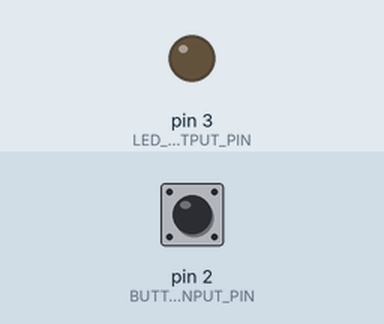
This sketch was run on a simulated Arduino Uno, built with avr-gcc and run on an emulated ATmega328P. Shown: output pins drawn as LEDs (lit = HIGH). The test bench sets the inputs (shaded band); at power-on: pin 2 (BUTTON_INPUT_PIN) LOW.

Above: at 1.2 s.
1.3 s: pin 2 (BUTTON_INPUT_PIN) pulled HIGH for 0.15 s
At 1.44 s:
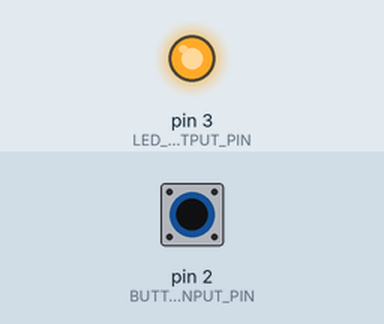
3.0 s: pin 2 (BUTTON_INPUT_PIN) pulled HIGH for 3.2 s
At 6.8 s:
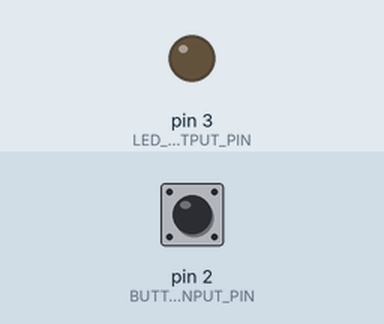
Timing chart, 0 to 8.3 s (numbered marks = the images above; inputs shaded):
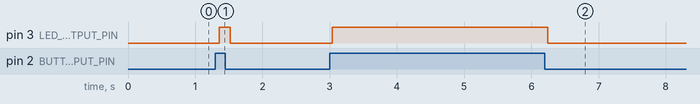

The sketch:

L3_debouncing.ino
```cpp
const int BUTTON_INPUT_PIN = 2;
const int LED_OUTPUT_PIN = 3;
const int DEBOUNCE_WINDOW = 40; // in milliseconds

int _savedButtonVal = LOW; //starts low because using pull-down resistor

void setup() {
  pinMode(BUTTON_INPUT_PIN, INPUT);
  pinMode(LED_OUTPUT_PIN, OUTPUT);
}

void loop() {

  // Read the button value. We assume a pull-down resistor button configuration so
  // the button will be HIGH when pressed and LOW when not pressed
  int buttonVal = digitalRead(BUTTON_INPUT_PIN);

  // Wait to check the button state again
  delay(DEBOUNCE_WINDOW);

  // read the button value again
  int buttonVal2 = digitalRead(BUTTON_INPUT_PIN);

  // If buttonVal and buttonVal2 are the same, then we are in steady state
  // If this stead state value does not match our _lastButtonVal, then
  // a transition has occurred and we should save the new buttonVal
  // This works both for open-to-close transitions and close-to-open transitions
  if(buttonVal == buttonVal2 && _savedButtonVal != buttonVal){
    _savedButtonVal = buttonVal;
  }

  // Write out HIGH or LOW
  digitalWrite(LED_OUTPUT_PIN, _savedButtonVal);
}
```

Measured:
- after the input at 1.3 s, pin 3 (LED_OUTPUT_PIN): LOW → HIGH after 0.06 s, → LOW 0.16 s later
- after the input at 3.0 s, pin 3 (LED_OUTPUT_PIN): LOW → HIGH at once, → LOW 3.2 s later
